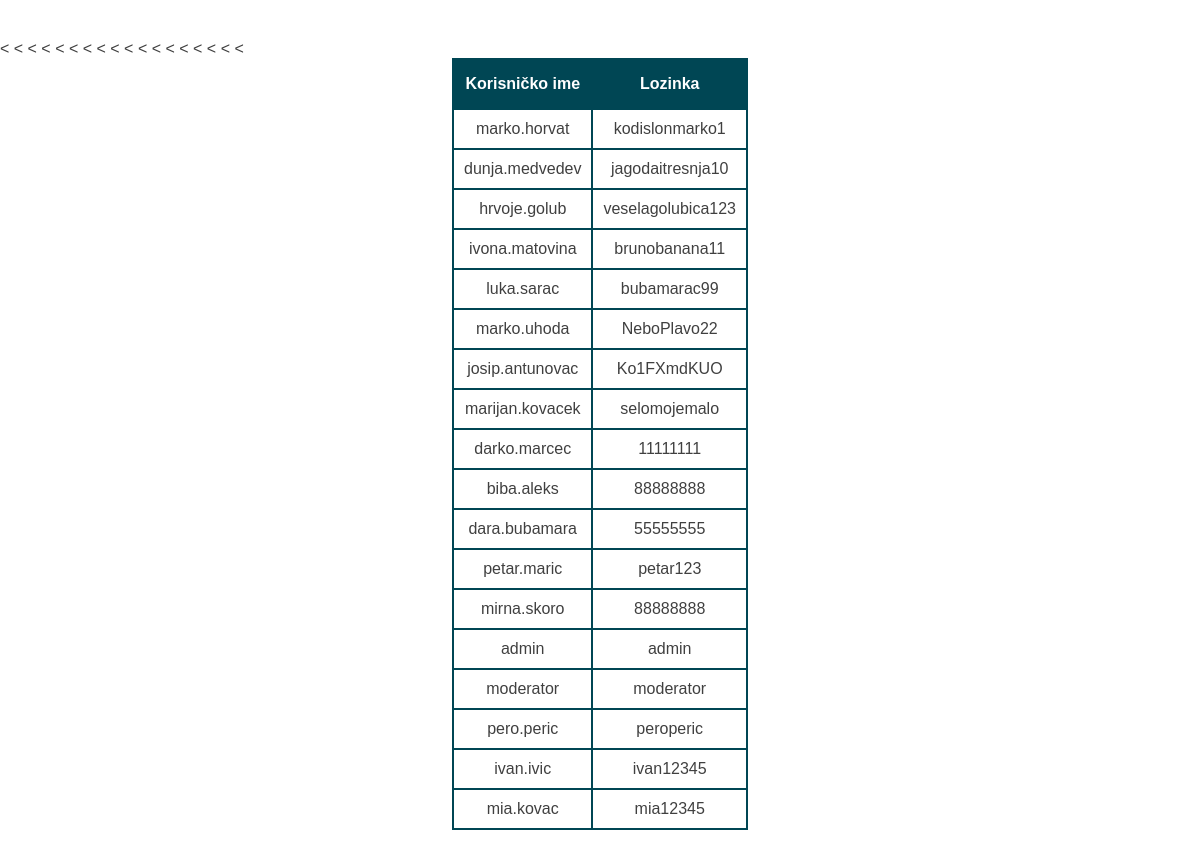
Screenshot of /privatno/korisnici.php with the database file from the repository.
### tables this page shows
CREATE TABLE `Korisnik` (
  `id` int NOT NULL,
  `tip_korisnika_id` int NOT NULL,
  `ime` varchar(100) DEFAULT NULL,
  `prezime` varchar(100) DEFAULT NULL,
  `korisnicko_ime` varchar(45) DEFAULT NULL,
  `datum_rodenja` date DEFAULT NULL,
  `lozinka` varchar(45) DEFAULT NULL,
  `lozinka_sha256` char(64) DEFAULT NULL,
  `datum_registracije` timestamp NULL DEFAULT NULL,
  `email` varchar(60) DEFAULT NULL,
  `uvjeti_koristenja` date DEFAULT NULL,
  `broj_neuspjesnih_prijava` int DEFAULT NULL,
  `blokiran` tinyint(1) DEFAULT NULL,
  `aktiviran` tinyint(1) DEFAULT NULL,
  `aktivacijski_kod` varchar(6) DEFAULT NULL
);

### klase/baza.class.php (called while the page is built, shortened)
<?php
class Baza {
    private $veza = null;
    function spojiDB() {
        $this->veza = new mysqli(self::server, self::korisnik, self::lozinka, self::baza);
        $this->veza->set_charset("utf8");
        return $this->veza;
    }
    function selectDB($upit) {
        $rezultat = $this->veza->query($upit);
        return $rezultat;
    }
}
?>

### privatno/korisnici.php (the view, shortened to what this page needs)
<?php
$direktorij = dirname(getcwd());
include_once "$direktorij/klase/baza.class.php";
$veza = new Baza();
$veza->spojiDB();
$upitPopuniKorisnike = "SELECT korisnicko_ime, lozinka FROM Korisnik";
$rezultatUpitaPopuniKorisnike = $veza->selectDB($upitPopuniKorisnike);
?>
<!DOCTYPE html>
<html lang="hr">
    <head>
        <link href="../css/ppoldruga.css" rel="stylesheet" type="text/css">
    </head>
    <table id="tablica">
        <thead class="zaglavlje">
            <tr>
                <th>Korisničko ime</th>
                <th>Lozinka</th>
            </tr>
        </thead>
        <tbody>
            <?php
            while ($data = mysqli_fetch_array($rezultatUpitaPopuniKorisnike)) {
                ?>
                <tr>
                    <td><?php echo $data["korisnicko_ime"] ?></td><
                    <td><?php echo $data["lozinka"] ?></td>
                </tr>
                <?php
            }
            ?>
        </tbody>
    </table>
</html>

### css/ppoldruga.css (style rules this page uses)
table { border: 2px solid; border-collapse: collapse; margin:auto; text-align: center; top: 120px; margin-bottom: 30px; }
th, td { border: 2px solid; border-collapse: collapse; border-color: #004654; padding: 10px; }
tbody { background-color: white; }
.zaglavlje { height:50px; color:white; background-color: #004654; }

### rows the page displays
korisnik: korisnicko_ime "marko.horvat", lozinka "kodislonmarko1"
korisnik: korisnicko_ime "dunja.medvedev", lozinka "jagodaitresnja10"
korisnik: korisnicko_ime "hrvoje.golub", lozinka "veselagolubica123"
korisnik: korisnicko_ime "ivona.matovina", lozinka "brunobanana11"
korisnik: korisnicko_ime "luka.sarac", lozinka "bubamarac99"
korisnik: korisnicko_ime "marko.uhoda", lozinka "NeboPlavo22"
korisnik: korisnicko_ime "josip.antunovac", lozinka "Ko1FXmdKUO"
korisnik: korisnicko_ime "marijan.kovacek", lozinka "selomojemalo"
korisnik: korisnicko_ime "darko.marcec", lozinka "11111111"
korisnik: korisnicko_ime "biba.aleks", lozinka "88888888"
korisnik: korisnicko_ime "dara.bubamara", lozinka "55555555"
korisnik: korisnicko_ime "petar.maric", lozinka "petar123"
korisnik: korisnicko_ime "mirna.skoro", lozinka "88888888"
korisnik: korisnicko_ime "admin", lozinka "admin"
korisnik: korisnicko_ime "moderator", lozinka "moderator"
korisnik: korisnicko_ime "pero.peric", lozinka "peroperic"
korisnik: korisnicko_ime "ivan.ivic", lozinka "ivan12345"
korisnik: korisnicko_ime "mia.kovac", lozinka "mia12345"
